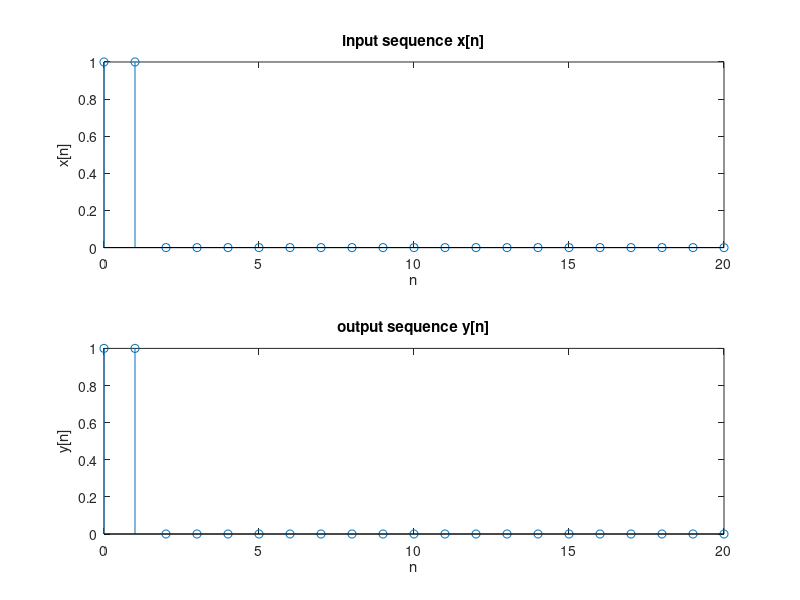

MATLAB code to generate this figure:
%y(n)-0.25y(n-1)-0.125y(n-2)=x(n)+0.5x(n-1)
%x(n)=u(n)-u(n-2)
%y(-1)=1 and y(-2)=2 , (enter the values as [2 1])
clc; %clears the console window
clear all;%deletes the user defined variable in variable browser
close all;%close the figure window
%a=[1 -0.25 -0.125]
%b=[1 0.5]11
b=input('Enter the coefficients of x: ');
a=input('Enter the coefficients of y: ');
M=length(b)-1;
N=length(a)-1;
IC=input('Enter the initial conditions for y: ');
%Initial conditions for transposed direct-form II filter 
ic=filtic(b,a,flip(IC));
n=[0:20];%number of terms
%x[n]=u[n]-u[n-2]
x=[(n>=0)]-[(n>=2)];
y=filter(b, a, x, ic);
 
subplot(211);
stem(n,x);
title('input sequence x[n]');
xlabel('n');
ylabel('x[n]');
subplot(212);
stem(n,y);
 
title('output sequence y[n]');
xlabel('n');
ylabel('y[n]');
disp('y[n]=');
disp(y)